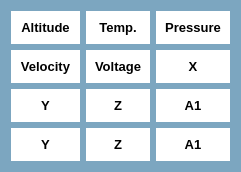
                        <widget class="QFrame" name="frame_74">
                         <property name="styleSheet">
                          <string notr="true">background-color:rgb(124, 166, 192);
border-radius:20px;
</string>
                         </property>
                         <property name="frameShape">
                          <enum>QFrame::StyledPanel</enum>
                         </property>
                         <property name="frameShadow">
                          <enum>QFrame::Raised</enum>
                         </property>
                         <layout class="QHBoxLayout" name="horizontalLayout_37">
                          <item>
                           <widget class="QFrame" name="frame_79">
                            <property name="frameShape">
                             <enum>QFrame::StyledPanel</enum>
                            </property>
                            <property name="frameShadow">
                             <enum>QFrame::Raised</enum>
                            </property>
                            <layout class="QVBoxLayout" name="verticalLayout_40">
                             <property name="leftMargin">
                              <number>0</number>
                             </property>
                             <property name="topMargin">
                              <number>0</number>
                             </property>
                             <property name="rightMargin">
                              <number>0</number>
                             </property>
                             <property name="bottomMargin">
                              <number>0</number>
                             </property>
                             <item>
                              <widget class="QFrame" name="altitude_2">
                               <property name="styleSheet">
                                <string notr="true">
background-color:white;</string>
                               </property>
                               <property name="frameShape">
                                <enum>QFrame::StyledPanel</enum>
                               </property>
                               <property name="frameShadow">
                                <enum>QFrame::Raised</enum>
                               </property>
                               <layout class="QGridLayout" name="gridLayout_50">
                                <item row="0" column="0">
                                 <widget class="QLabel" name="label_55">
                                  <property name="font">
                                   <font>
                                    <pointsize>10</pointsize>
                                    <weight>75</weight>
                                    <bold>true</bold>
                                   </font>
                                  </property>
                                  <property name="text">
                                   <string>Altitude</string>
                                  </property>
                                  <property name="alignment">
                                   <set>Qt::AlignCenter</set>
                                  </property>
                                 </widget>
                                </item>
                               </layout>
                              </widget>
                             </item>
                             <item>
                              <widget class="QFrame" name="elocity">
                               <property name="styleSheet">
                                <string notr="true">

background-color:white;</string>
                               </property>
                               <property name="frameShape">
                                <enum>QFrame::StyledPanel</enum>
                               </property>
                               <property name="frameShadow">
                                <enum>QFrame::Raised</enum>
                               </property>
                               <layout class="QGridLayout" name="gridLayout_51">
                                <item row="0" column="0">
                                 <widget class="QLabel" name="label_56">
                                  <property name="font">
                                   <font>
                                    <pointsize>10</pointsize>
                                    <weight>75</weight>
                                    <bold>true</bold>
                                   </font>
                                  </property>
                                  <property name="text">
                                   <string>Velocity</string>
                                  </property>
                                  <property name="alignment">
                                   <set>Qt::AlignCenter</set>
                                  </property>
                                 </widget>
                                </item>
                               </layout>
                              </widget>
                             </item>
                             <item>
                              <widget class="QFrame" name="y">
                               <property name="styleSheet">
                                <string notr="true">background-color:white;</string>
                               </property>
                               <property name="frameShape">
                                <enum>QFrame::StyledPanel</enum>
                               </property>
                               <property name="frameShadow">
                                <enum>QFrame::Raised</enum>
                               </property>
                               <layout class="QGridLayout" name="gridLayout_52">
                                <item row="0" column="0">
                                 <widget class="QLabel" name="label_57">
                                  <property name="font">
                                   <font>
                                    <pointsize>10</pointsize>
                                    <weight>75</weight>
                                    <bold>true</bold>
                                   </font>
                                  </property>
                                  <property name="text">
                                   <string>Y</string>
                                  </property>
                                  <property name="alignment">
                                   <set>Qt::AlignCenter</set>
                                  </property>
                                 </widget>
                                </item>
                               </layout>
                              </widget>
                             </item>
                             <item>
                              <widget class="QFrame" name="y_2">
                               <property name="styleSheet">
                                <string notr="true">background-color:white;</string>
                               </property>
                               <property name="frameShape">
                                <enum>QFrame::StyledPanel</enum>
                               </property>
                               <property name="frameShadow">
                                <enum>QFrame::Raised</enum>
                               </property>
                               <layout class="QGridLayout" name="gridLayout_53">
                                <item row="0" column="0">
                                 <widget class="QLabel" name="label_58">
                                  <property name="font">
                                   <font>
                                    <pointsize>10</pointsize>
                                    <weight>75</weight>
                                    <bold>true</bold>
                                   </font>
                                  </property>
                                  <property name="text">
                                   <string>Y</string>
                                  </property>
                                  <property name="alignment">
                                   <set>Qt::AlignCenter</set>
                                  </property>
                                 </widget>
                                </item>
                               </layout>
                              </widget>
                             </item>
                            </layout>
                           </widget>
                          </item>
                          <item>
                           <widget class="QFrame" name="frame_160">
                            <property name="frameShape">
                             <enum>QFrame::StyledPanel</enum>
                            </property>
                            <property name="frameShadow">
                             <enum>QFrame::Raised</enum>
                            </property>
                            <layout class="QVBoxLayout" name="verticalLayout_50">
                             <property name="leftMargin">
                              <number>0</number>
                             </property>
                             <property name="topMargin">
                              <number>0</number>
                             </property>
                             <property name="rightMargin">
                              <number>0</number>
                             </property>
                             <property name="bottomMargin">
                              <number>0</number>
                             </property>
                             <item>
                              <widget class="QFrame" name="temp">
                               <property name="styleSheet">
                                <string notr="true">background-color:white;</string>
                               </property>
                               <property name="frameShape">
                                <enum>QFrame::StyledPanel</enum>
                               </property>
                               <property name="frameShadow">
                                <enum>QFrame::Raised</enum>
                               </property>
                               <layout class="QGridLayout" name="gridLayout_54">
                                <item row="0" column="0">
                                 <widget class="QLabel" name="label_59">
                                  <property name="font">
                                   <font>
                                    <pointsize>10</pointsize>
                                    <weight>75</weight>
                                    <bold>true</bold>
                                   </font>
                                  </property>
                                  <property name="text">
                                   <string>Temp.</string>
                                  </property>
                                  <property name="alignment">
                                   <set>Qt::AlignCenter</set>
                                  </property>
                                 </widget>
                                </item>
                               </layout>
                              </widget>
                             </item>
                             <item>
                              <widget class="QFrame" name="voltage">
                               <property name="styleSheet">
                                <string notr="true">background-color:white;</string>
                               </property>
                               <property name="frameShape">
                                <enum>QFrame::StyledPanel</enum>
                               </property>
                               <property name="frameShadow">
                                <enum>QFrame::Raised</enum>
                               </property>
                               <layout class="QGridLayout" name="gridLayout_55">
                                <item row="0" column="0">
                                 <widget class="QLabel" name="label_60">
                                  <property name="font">
                                   <font>
                                    <pointsize>10</pointsize>
                                    <weight>75</weight>
                                    <bold>true</bold>
                                   </font>
                                  </property>
                                  <property name="text">
                                   <string>Voltage</string>
                                  </property>
                                  <property name="alignment">
                                   <set>Qt::AlignCenter</set>
                                  </property>
                                 </widget>
                                </item>
                               </layout>
                              </widget>
                             </item>
                             <item>
                              <widget class="QFrame" name="z">
                               <property name="styleSheet">
                                <string notr="true">background-color:white;</string>
                               </property>
                               <property name="frameShape">
                                <enum>QFrame::StyledPanel</enum>
                               </property>
                               <property name="frameShadow">
                                <enum>QFrame::Raised</enum>
                               </property>
                               <layout class="QGridLayout" name="gridLayout_56">
                                <item row="0" column="0">
                                 <widget class="QLabel" name="label_61">
                                  <property name="font">
                                   <font>
                                    <pointsize>10</pointsize>
                                    <weight>75</weight>
                                    <bold>true</bold>
                                   </font>
                                  </property>
                                  <property name="text">
                                   <string>Z</string>
                                  </property>
                                  <property name="alignment">
                                   <set>Qt::AlignCenter</set>
                                  </property>
                                 </widget>
                                </item>
                               </layout>
                              </widget>
                             </item>
                             <item>
                              <widget class="QFrame" name="z_2">
                               <property name="styleSheet">
                                <string notr="true">background-color:white;</string>
                               </property>
                               <property name="frameShape">
                                <enum>QFrame::StyledPanel</enum>
                               </property>
                               <property name="frameShadow">
                                <enum>QFrame::Raised</enum>
                               </property>
                               <layout class="QGridLayout" name="gridLayout_57">
                                <item row="0" column="0">
                                 <widget class="QLabel" name="label_62">
                                  <property name="font">
                                   <font>
                                    <pointsize>10</pointsize>
                                    <weight>75</weight>
                                    <bold>true</bold>
                                   </font>
                                  </property>
                                  <property name="text">
                                   <string>Z</string>
                                  </property>
                                  <property name="alignment">
                                   <set>Qt::AlignCenter</set>
                                  </property>
                                 </widget>
                                </item>
                               </layout>
                              </widget>
                             </item>
                            </layout>
                           </widget>
                          </item>
                          <item>
                           <widget class="QFrame" name="frame_165">
                            <property name="frameShape">
                             <enum>QFrame::StyledPanel</enum>
                            </property>
                            <property name="frameShadow">
                             <enum>QFrame::Raised</enum>
                            </property>
                            <layout class="QVBoxLayout" name="verticalLayout_51">
                             <property name="leftMargin">
                              <number>0</number>
                             </property>
                             <property name="topMargin">
                              <number>0</number>
                             </property>
                             <property name="rightMargin">
                              <number>0</number>
                             </property>
                             <property name="bottomMargin">
                              <number>0</number>
                             </property>
                             <item>
                              <widget class="QFrame" name="pressure_2">
                               <property name="styleSheet">
                                <string notr="true">
background-color:white;</string>
                               </property>
                               <property name="frameShape">
                                <enum>QFrame::StyledPanel</enum>
                               </property>
                               <property name="frameShadow">
                                <enum>QFrame::Raised</enum>
                               </property>
                               <layout class="QGridLayout" name="gridLayout_58">
                                <item row="0" column="0">
                                 <widget class="QLabel" name="label_63">
                                  <property name="font">
                                   <font>
                                    <pointsize>10</pointsize>
                                    <weight>75</weight>
                                    <bold>true</bold>
                                   </font>
                                  </property>
                                  <property name="text">
                                   <string>Pressure</string>
                                  </property>
                                  <property name="alignment">
                                   <set>Qt::AlignCenter</set>
                                  </property>
                                 </widget>
                                </item>
                               </layout>
                              </widget>
                             </item>
                             <item>
                              <widget class="QFrame" name="x">
                               <property name="styleSheet">
                                <string notr="true">

background-color:white;</string>
                               </property>
                               <property name="frameShape">
                                <enum>QFrame::StyledPanel</enum>
                               </property>
                               <property name="frameShadow">
                                <enum>QFrame::Raised</enum>
                               </property>
                               <layout class="QGridLayout" name="gridLayout_59">
                                <item row="0" column="0">
                                 <widget class="QLabel" name="label_64">
                                  <property name="font">
                                   <font>
                                    <pointsize>10</pointsize>
                                    <weight>75</weight>
                                    <bold>true</bold>
                                   </font>
                                  </property>
                                  <property name="text">
                                   <string>X</string>
                                  </property>
                                  <property name="alignment">
                                   <set>Qt::AlignCenter</set>
                                  </property>
                                 </widget>
                                </item>
                               </layout>
                              </widget>
                             </item>
                             <item>
                              <widget class="QFrame" name="a1">
                               <property name="styleSheet">
                                <string notr="true">background-color:white;</string>
                               </property>
                               <property name="frameShape">
                                <enum>QFrame::StyledPanel</enum>
                               </property>
                               <property name="frameShadow">
                                <enum>QFrame::Raised</enum>
                               </property>
                               <layout class="QGridLayout" name="gridLayout_60">
                                <item row="0" column="0">
                                 <widget class="QLabel" name="label_65">
                                  <property name="font">
                                   <font>
                                    <pointsize>10</pointsize>
                                    <weight>75</weight>
                                    <bold>true</bold>
                                   </font>
                                  </property>
                                  <property name="text">
                                   <string>A1</string>
                                  </property>
                                  <property name="alignment">
                                   <set>Qt::AlignCenter</set>
                                  </property>
                                 </widget>
                                </item>
                               </layout>
                              </widget>
                             </item>
                             <item>
                              <widget class="QFrame" name="a1_2">
                               <property name="styleSheet">
                                <string notr="true">background-color:white;</string>
                               </property>
                               <property name="frameShape">
                                <enum>QFrame::StyledPanel</enum>
                               </property>
                               <property name="frameShadow">
                                <enum>QFrame::Raised</enum>
                               </property>
                               <layout class="QGridLayout" name="gridLayout_61">
                                <item row="0" column="0">
                                 <widget class="QLabel" name="label_66">
                                  <property name="font">
                                   <font>
                                    <pointsize>10</pointsize>
                                    <weight>75</weight>
                                    <bold>true</bold>
                                   </font>
                                  </property>
                                  <property name="text">
                                   <string>A1</string>
                                  </property>
                                  <property name="alignment">
                                   <set>Qt::AlignCenter</set>
                                  </property>
                                 </widget>
                                </item>
                               </layout>
                              </widget>
                             </item>
                            </layout>
                           </widget>
                          </item>
                         </layout>
                        </widget>
